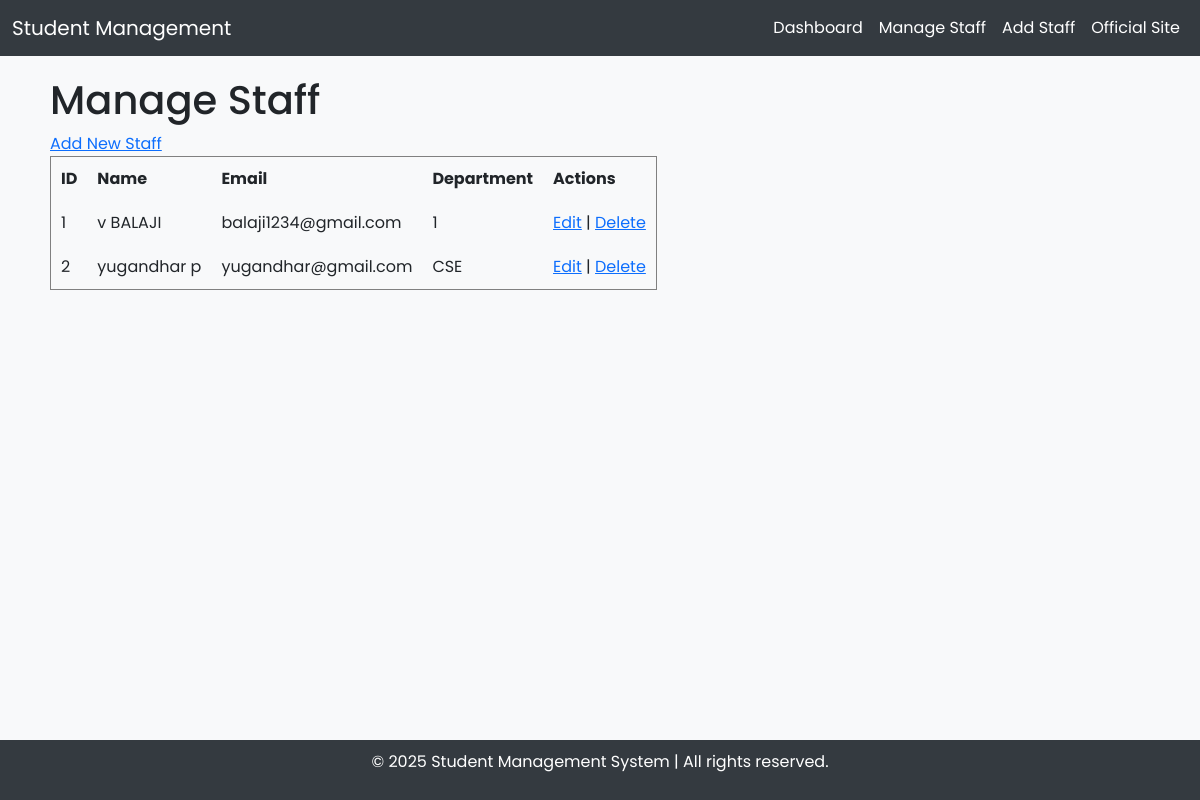
Screenshot of /manage-staff/ with the database file from the repository.
### core/models.py (models this page shows, shortened)
class Staff(models.Model):
    first_name = models.CharField(max_length=50)
    last_name = models.CharField(max_length=50)
    email = models.EmailField(unique=True)
    department = models.CharField(max_length=100)  # Not a ForeignKey
    joining_date = models.DateField(auto_now_add=True)

### core/views.py (the view)
# urls.py: path('manage-staff/', views.manage_staff, name='manage_staff'),
def manage_staff(request):
    staffs = Staff.objects.all()
    return render(request, 'core/manage_staff.html', {'staffs': staffs})

### core/templates/core/manage_staff.html
{% extends 'base.html' %}
{% block content %}
<h1>Manage Staff</h1>
<a href="{% url 'add_staff' %}">Add New Staff</a>
<table border="1" cellpadding="10" cellspacing="0">
    <tr>
        <th>ID</th><th>Name</th><th>Email</th><th>Department</th><th>Actions</th>
    </tr>
    {% for staff in staffs %}
    <tr>
        <td>{{ staff.id }}</td>
        <td>{{ staff.first_name }} {{ staff.last_name }}</td>
        <td>{{ staff.email }}</td>
        <td>{{ staff.department }}</td>
        <td>
            <a href="{% url 'edit_staff' staff.id %}">Edit</a> |
            <a href="{% url 'delete_staff' staff.id %}">Delete</a>
        </td>
    </tr>
    {% empty %}
    <tr><td colspan="5">No staff found.</td></tr>
    {% endfor %}
</table>
{% endblock %}

### core/templates/base.html (style rules this page uses)
body { font-family: 'Poppins', sans-serif; background-color: #f8f9fa; }

### rows the page displays
Staff: id "1", first_name "v", last_name "BALAJI", email "balaji1234@gmail.com", department "1"
Staff: id "2", first_name "yugandhar", last_name "p", email "yugandhar@gmail.com", department "CSE"
